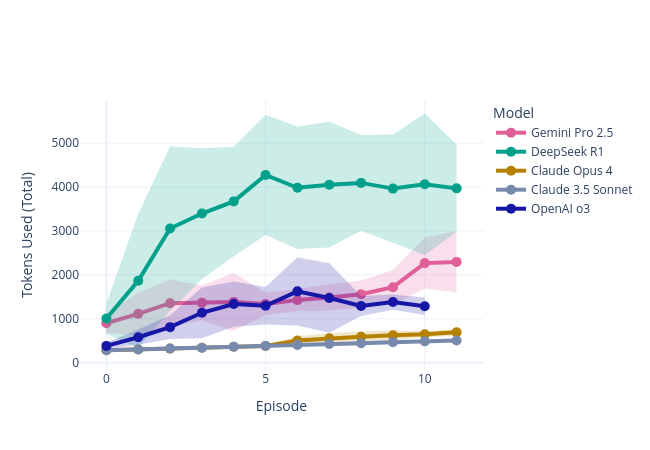

Notebook code for this chart:
### Code cell
fig = go.Figure()
colors = [px.colors.qualitative.Dark24[i] for i in [1, 10, 6, 15, 19]]
# Helper to convert hex color to rgba with alpha
def hex_to_rgba(hex_color, alpha=0.2):
    hex_color = hex_color.lstrip('#')
    if len(hex_color) == 6:
        r, g, b = tuple(int(hex_color[i:i+2], 16) for i in (0, 2, 4))
    else:
        # fallback to black if color is not valid
        r, g, b = 0, 0, 0
    return f'rgba({r},{g},{b},{alpha})'

for i, model in enumerate(models):
    x = list(range(len(tokens_model_attempt[i])))
    y = tokens_model_attempt[i]
    # Get standard deviation from variance, handle possible NaN
    var = tokens_model_attempt_var[i]
    std = [v**0.5 if v is not None and not pd.isna(v) else 0 for v in var]
    y_upper = [a + b for a, b in zip(y, std)]
    y_lower = [a - b for a, b in zip(y, std)]

    # Add shaded error band
    fig.add_trace(go.Scatter(
        x=x + x[::-1],
        y=y_upper + y_lower[::-1],
        fill='toself',
        fillcolor=hex_to_rgba(colors[i], 0.2),  # use rgba for transparency
        line=dict(color='rgba(255,255,255,0)'),
        hoverinfo="skip",
        showlegend=False,
        name=f"{model} error",
    ))

    # Add mean line
    fig.add_trace(go.Scatter(
        x=x,
        y=y,
        mode='lines+markers',
        name=model,
        line=dict(color=colors[i], width=4),
        marker=dict(size=10),
    ))
fig.update_layout(
    title='',
    xaxis_title='Episode',
    yaxis_title='Tokens Used (Total)',
    legend_title='Model',
    template='plotly_white',
    width=650,
    height=450,
)

### Figure 1 — Plotly figure (JSON) as saved in the notebook; plotly's stock layout.template omitted (floating-point values rounded to 4 significant figures)
{"data": [{"fill": "toself", "fillcolor": "rgba(225,95,153,0.2)", "hoverinfo": "skip", "line": {"color": "rgba(255,255,255,0)"}, "name": "Gemini Pro 2.5 error", "showlegend": false, "type": "scatter", "x": [0, 1, 2, 3, 4, 5, 6, 7, 8, 9, 10, 11, 11, 10, 9, 8, 7, 6, 5, 4, 3, 2, 1, 0], "y": [1123.0, 1591.0, 1895.0, 1760.0, 2046.0, 1591.0, 1676.0, 1786.0, 1871.0, 2108.0, 2849.0, 2998.0, 1593.0, 1687.0, 1330.0, 1250.0, 1182.0, 1174.0, 1088.0, 723.1, 965.5, 813.7, 633.2, 679.3]}, {"line": {"color": "#E15F99", "width": 4}, "marker": {"size": 10}, "mode": "lines+markers", "name": "Gemini Pro 2.5", "type": "scatter", "x": [0, 1, 2, 3, 4, 5, 6, 7, 8, 9, 10, 11], "y": [901.0, 1112.0, 1355.0, 1363.0, 1384.0, 1340.0, 1425.0, 1484.0, 1560.0, 1719.0, 2268.0, 2296.0]}, {"fill": "toself", "fillcolor": "rgba(0,160,139,0.2)", "hoverinfo": "skip", "line": {"color": "rgba(255,255,255,0)"}, "name": "DeepSeek R1 error", "showlegend": false, "type": "scatter", "x": [0, 1, 2, 3, 4, 5, 6, 7, 8, 9, 10, 11, 11, 10, 9, 8, 7, 6, 5, 4, 3, 2, 1, 0], "y": [1356.0, 3394.0, 4928.0, 4884.0, 4918.0, 5643.0, 5378.0, 5483.0, 5185.0, 5194.0, 5673.0, 4961.0, 2977.0, 2454.0, 2733.0, 3002.0, 2622.0, 2587.0, 2906.0, 2426.0, 1908.0, 1181.0, 339.0, 654.3]}, {"line": {"color": "#00A08B", "width": 4}, "marker": {"size": 10}, "mode": "lines+markers", "name": "DeepSeek R1", "type": "scatter", "x": [0, 1, 2, 3, 4, 5, 6, 7, 8, 9, 10, 11], "y": [1005.0, 1866.0, 3054.0, 3396.0, 3672.0, 4275.0, 3982.0, 4052.0, 4093.0, 3964.0, 4063.0, 3969.0]}, {"fill": "toself", "fillcolor": "rgba(182,129,0,0.2)", "hoverinfo": "skip", "line": {"color": "rgba(255,255,255,0)"}, "name": "Claude Opus 4 error", "showlegend": false, "type": "scatter", "x": [0, 1, 2, 3, 4, 5, 6, 7, 8, 9, 10, 11, 11, 10, 9, 8, 7, 6, 5, 4, 3, 2, 1, 0], "y": [284, 302, 322.2, 342.3, 362.4, 382.9, 608.4, 672.9, 711.1, 738.7, 713.2, 766.4, 615.7, 579.0, 511.3, 471.0, 438.8, 405.8, 381.2, 361.2, 341.3, 321.6, 302, 284]}, {"line": {"color": "#B68100", "width": 4}, "marker": {"size": 10}, "mode": "lines+markers", "name": "Claude Opus 4", "type": "scatter", "x": [0, 1, 2, 3, 4, 5, 6, 7, 8, 9, 10, 11], "y": [284, 302, 321.9, 341.8, 361.8, 382.0, 507.1, 555.9, 591.0, 625, 646.1, 691.0]}, {"fill": "toself", "fillcolor": "rgba(119,138,174,0.2)", "hoverinfo": "skip", "line": {"color": "rgba(255,255,255,0)"}, "name": "Claude 3.5 Sonnet error", "showlegend": false, "type": "scatter", "x": [0, 1, 2, 3, 4, 5, 6, 7, 8, 9, 10, 11, 11, 10, 9, 8, 7, 6, 5, 4, 3, 2, 1, 0], "y": [284, 302.1, 322.8, 343.3, 363.7, 384.2, 409.4, 432.8, 447.3, 483.7, 489.5, 510.9, 503.8, 483.4, 453.8, 442.3, 418.1, 398.5, 381.5, 361.3, 341.5, 321.8, 301.9, 284]}, {"line": {"color": "#778AAE", "width": 4}, "marker": {"size": 10}, "mode": "lines+markers", "name": "Claude 3.5 Sonnet", "type": "scatter", "x": [0, 1, 2, 3, 4, 5, 6, 7, 8, 9, 10, 11], "y": [284, 302.0, 322.3, 342.4, 362.5, 382.8, 404.0, 425.5, 444.8, 468.8, 486.5, 507.3]}, {"fill": "toself", "fillcolor": "rgba(22,22,167,0.2)", "hoverinfo": "skip", "line": {"color": "rgba(255,255,255,0)"}, "name": "OpenAI o3 error", "showlegend": false, "type": "scatter", "x": [0, 1, 2, 3, 4, 5, 6, 7, 8, 9, 10, 10, 9, 8, 7, 6, 5, 4, 3, 2, 1, 0], "y": [461.5, 753.9, 1083.0, 1714.0, 1851.0, 1722.0, 2404.0, 2263.0, 1520.0, 1554.0, 1485.0, 1086.0, 1208.0, 1063.0, 684.3, 845.9, 870.0, 819.5, 559.3, 537.6, 406.7, 305.6]}, {"line": {"color": "#1616A7", "width": 4}, "marker": {"size": 10}, "mode": "lines+markers", "name": "OpenAI o3", "type": "scatter", "x": [0, 1, 2, 3, 4, 5, 6, 7, 8, 9, 10], "y": [383.6, 580.3, 810.4, 1137.0, 1335.0, 1296.0, 1625.0, 1474.0, 1291.0, 1381.0, 1285.0]}], "layout": {"height": 450, "legend": {"title": {"text": "Model"}}, "title": {"text": ""}, "width": 650, "xaxis": {"title": {"text": "Episode"}}, "yaxis": {"title": {"text": "Tokens Used (Total)"}}}}
